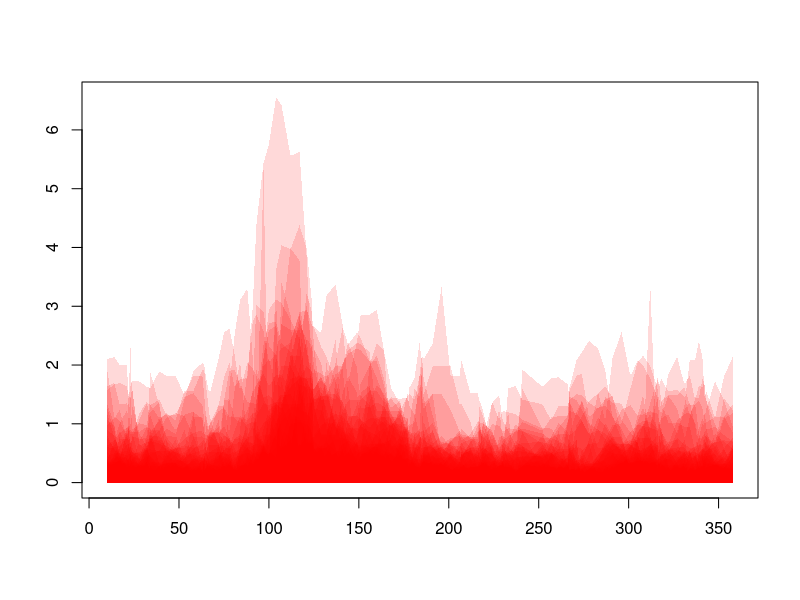

The R source for this figure:
#
# Transparent profile plots
#
# Copyright 2014 Pieter Jongsma
# But please, use it!
#

# plot.polygons
# x: vector
# ys: list of vectors, each list will be plotted separately
plot.polygons <- function(x, ys) {
  # Calculating the min and max value for y is somewhat complicated because ys is a list. The expressions below simply get the minimum values in y for all the vectors in the list
  y.min <- min(sapply(ys, min))
  y.max <- max(sapply(ys, max))
  
  plot(0, 0, xlim=c(min(x), max(x)), ylim=c(y.min, y.max), type='n',
       xlab="", ylab="")
  # The fill color transparency should really be some function of the number of polygons being drawn (=length(ys))...
  fill <- rgb(1, 0, 0, 0.15)
  
  for (y in ys) {
    # Add two extra data points to create a nicely filled plot
    x.adj <- c(min(x), x, max(x))
    y.adj <- c(0, y, 0)
    
    polygon(x.adj, y.adj, col=fill, border=rgb(0, 0, 0, 0))
  }
}


# This is merely an example of how to call the plot.polygons function
# data.csv:
# - 1st row: headers
# - 2nd row: x values
# - other rows: y values 
d <- read.csv('./data.csv')
x <- d[1, ]
ys <- d[-1, ]
# plot.polygons requires a list, so convert the ys data frame
ys <- split(ys, rownames(ys))
# DRAW!
plot.polygons(x, ys) 
